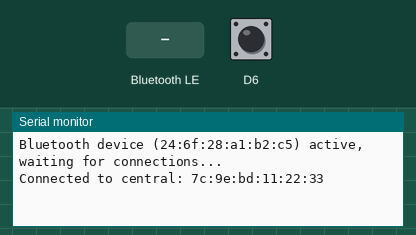
This sketch was run on a simulated Arduino Nano 33 IoT. Parts: the last lines printed to the serial monitor. The inputs (shaded band) are chosen by the test bench; at power-on: D6 HIGH. Nothing arrives over Bluetooth unless stated; a phone connects over Bluetooth LE 3 s after start.

Above: at 3.8 s.
3.9 s: D6 pulled LOW for 0.15 s
At 4.8 s:
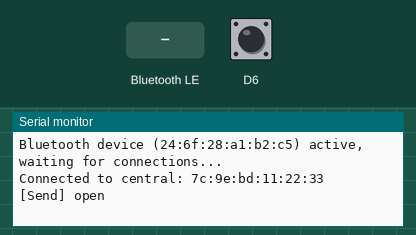
7.0 s: Bluetooth LE write "1" received
At 9.7 s:
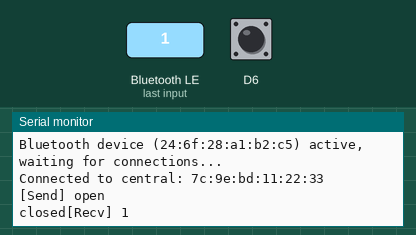
10.0 s: D6 pulled LOW for 1 s
At 10.7 s:
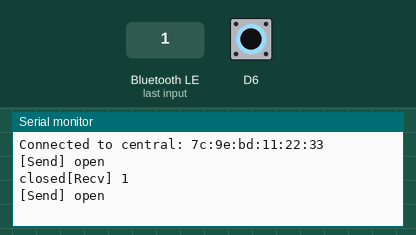
14.0 s: Bluetooth LE write "0" received
At 15.4 s:
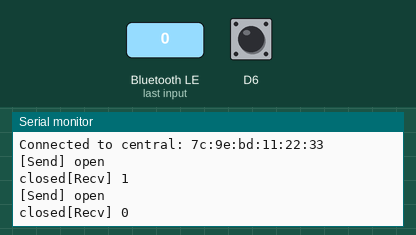
15.5 s: Bluetooth LE write "2" received
At 16.1 s:
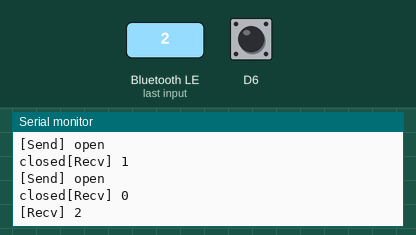
17.0 s: D6 pulled LOW for 0.15 s
At 18.4 s:
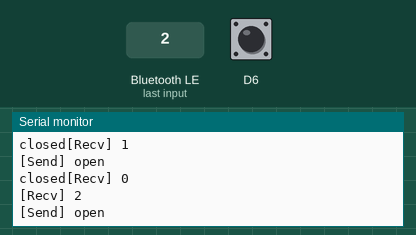

Measured:
- after the input at 3.9 s, the serial monitor: prints a new line at once (image 1)
- after the input at 7.0 s, the serial monitor: prints a new line after 1.9 s (image 2)
- after the input at 10.0 s, the serial monitor: prints a new line at once (image 3)
- after the input at 14.0 s, the serial monitor: prints a new line after 1.0 s (image 4)
- after the input at 15.5 s, the serial monitor: prints a new line at once (image 5)
- after the input at 17.0 s, the serial monitor: prints a new line at once (image 6)

The sketch:

ArduinoBLE-UART.ino
```cpp
#include <ArduinoBLE.h>
#include "TimeoutTimer.h"
#define BUFSIZE 20

/*   We'll use the ArduinoBLE library to simulate a basic UART connection
 *   following this UART service specification by Nordic Semiconductors.
 *   More: https://learn.adafruit.com/introducing-adafruit-ble-bluetooth-low-energy-friend/uart-service
 */
BLEService uartService("6E400001-B5A3-F393-E0A9-E50E24DCCA9E");
BLEStringCharacteristic txChar("6E400002-B5A3-F393-E0A9-E50E24DCCA9E", BLEWrite, 20 );
BLEStringCharacteristic rxChar("6E400003-B5A3-F393-E0A9-E50E24DCCA9E", BLERead | BLENotify, 20 );

void setup()
{
  Serial.begin(9600);
  pinMode(6, INPUT_PULLUP);
  while(!Serial);

  if ( !BLE.begin() )
  {
    Serial.println("Starting BLE failed!");
    while(1);
  }

  // Get the Arduino's BT address
  String deviceAddress = BLE.address();

  // The device name we'll advertise with.
  BLE.setLocalName("ArduinoBLE UART");

  // Set the service and the service's characteristics
  BLE.setAdvertisedService( uartService );
  uartService.addCharacteristic( txChar );
  uartService.addCharacteristic( rxChar );
  BLE.addService( uartService );

  // Start advertising our new service.
  BLE.advertise();
  Serial.println("Bluetooth device (" + deviceAddress + ") active, waiting for connections...");
}

void loop()
{
  // Wait for a BLE central device.
  BLEDevice central = BLE.central();

  // If a central device is connected to the peripheral...
  if ( central )
  {
    // Print the central's BT address.
    Serial.print("Connected to central: ");
    Serial.println( central.address() );

    // While the central device is connected...
    while( central.connected() )
    {
      // Get input from user, send to central
      char inputs[BUFSIZE+1] = "open";

      if ( digitalRead(6)== LOW )
      {
        Serial.print("[Send] ");
        Serial.println( inputs );
        rxChar.writeValue( inputs );
        delay(5000);
        while (digitalRead(6)== LOW){
        }
        Serial.print("closed");
      }

      // Receive data from central (if written is true)
      if ( txChar.written() )
      {
        Serial.print("[Recv] ");
        Serial.println( txChar.value() );
      }
    }

    Serial.print("Disconnected from central: ");
    Serial.println( central.address() );

  }
}

/**************************************************************************/
/*!
    @brief  Checks for user input (via the Serial Monitor)
            From: https://github.com/adafruit/Adafruit_BluefruitLE_nRF51
*/
/**************************************************************************/
bool getUserInput(char buffer[], uint8_t maxSize)
{
  // timeout in 100 milliseconds
  TimeoutTimer timeout(100);

  memset(buffer, 0, maxSize);
  while( (!Serial.available()) && !timeout.expired() ) { delay(1); }

  if ( timeout.expired() ) return false;

  delay(2);
  uint8_t count=0;
  do
  {
    count += Serial.readBytes(buffer+count, maxSize);
    delay(2);
  } while( (count < maxSize) && (Serial.available()) );

  return true;
}
```

TimeoutTimer.h
```cpp
/**************************************************************************/
/*!
    @file     TimeoutTimer.h
    @author   hathach

    @section LICENSE

    Software License Agreement (BSD License)

    Copyright (c) 2014, Adafruit Industries (adafruit.com)
    All rights reserved.

    Redistribution and use in source and binary forms, with or without
    modification, are permitted provided that the following conditions are met:
    1. Redistributions of source code must retain the above copyright
    notice, this list of conditions and the following disclaimer.
    2. Redistributions in binary form must reproduce the above copyright
    notice, this list of conditions and the following disclaimer in the
    documentation and/or other materials provided with the distribution.
    3. Neither the name of the copyright holders nor the
    names of its contributors may be used to endorse or promote products
    derived from this software without specific prior written permission.

    THIS SOFTWARE IS PROVIDED BY THE COPYRIGHT HOLDERS ''AS IS'' AND ANY
    EXPRESS OR IMPLIED WARRANTIES, INCLUDING, BUT NOT LIMITED TO, THE IMPLIED
    WARRANTIES OF MERCHANTABILITY AND FITNESS FOR A PARTICULAR PURPOSE ARE
    DISCLAIMED. IN NO EVENT SHALL THE COPYRIGHT HOLDER BE LIABLE FOR ANY
    DIRECT, INDIRECT, INCIDENTAL, SPECIAL, EXEMPLARY, OR CONSEQUENTIAL DAMAGES
    (INCLUDING, BUT NOT LIMITED TO, PROCUREMENT OF SUBSTITUTE GOODS OR SERVICES;
    LOSS OF USE, DATA, OR PROFITS; OR BUSINESS INTERRUPTION) HOWEVER CAUSED AND
    ON ANY THEORY OF LIABILITY, WHETHER IN CONTRACT, STRICT LIABILITY, OR TORT
    (INCLUDING NEGLIGENCE OR OTHERWISE) ARISING IN ANY WAY OUT OF THE USE OF THIS
    SOFTWARE, EVEN IF ADVISED OF THE POSSIBILITY OF SUCH DAMAGE.
*/
/**************************************************************************/

/**
 *  @{
 */

#ifndef _TIMEOUT_TIMER_H_
#define _TIMEOUT_TIMER_H_

class TimeoutTimer
{
  private:
    uint32_t start;
    uint32_t interval;

  public:
    TimeoutTimer()              { start = millis(); interval = 0; }
    TimeoutTimer(uint32_t msec) { set(msec); }

    void set(uint32_t msec)     { start = millis(); interval = msec; }
    bool expired(void)  const   { return (millis() - start) >= interval; }
    void restart(void)          { start = millis(); }
    void reset(void)            { start += interval; } // used for periodic invoke to prevent drift
};

#endif /* _TIMEOUT_TIMER_H_ */

/** @} */
```
